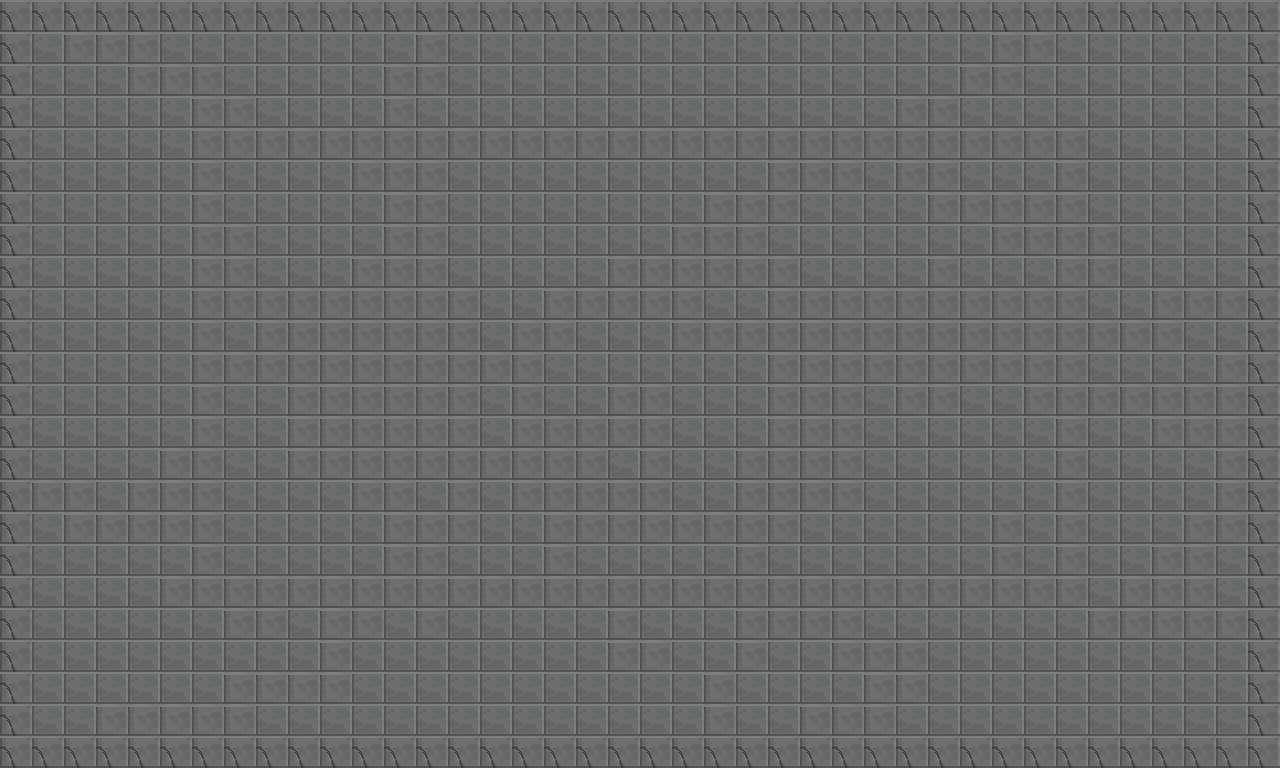

This game map was drawn from its Tiled (.tmx) file and the tilesets committed beside it. A one-line description and the full map source follow:
An orthogonal 40x24 tile map with 32x32 px tiles, 1 tile layer (Tile Layer 1) and 4 objects (4x wall).

<map version="1.10" tiledversion="1.11.0" orientation="orthogonal" renderorder="right-down" width="40" height="24" tilewidth="32" tileheight="32" infinite="0" nextlayerid="3" nextobjectid="8">
<tileset firstgid="1" tilewidth="32" tileheight="32" tilecount="4" columns="4">
 <image source="PreviewTile.png" />
</tileset>
 <layer id="1" name="Tile Layer 1" width="40" height="24">
  <data encoding="csv">
1,1,1,1,1,1,1,1,1,1,1,1,1,1,1,1,1,1,1,1,1,1,1,1,1,1,1,1,1,1,1,1,1,1,1,1,1,1,1,1,
1,4,2,2,2,4,4,4,4,4,4,4,4,2,4,4,4,4,4,4,4,4,4,4,4,4,4,4,4,4,4,2,2,4,4,4,4,4,4,1,
1,4,4,4,2,2,2,4,4,4,4,4,2,2,4,4,4,4,4,4,4,4,4,4,4,4,4,4,4,4,2,2,4,4,4,4,4,4,4,1,
1,4,4,4,4,4,2,2,4,4,4,4,2,4,4,4,4,4,4,4,4,4,4,4,4,4,4,4,2,2,4,4,4,4,4,4,4,4,4,1,
1,4,4,4,4,4,2,2,2,2,2,2,2,2,2,2,2,2,2,2,2,2,2,2,2,2,2,2,2,2,2,2,2,2,4,4,4,4,4,1,
1,4,4,4,4,4,2,4,4,4,4,2,2,2,4,4,4,4,4,4,4,4,4,4,2,2,2,4,2,2,4,4,4,2,4,4,4,4,4,1,
1,4,4,4,4,4,2,4,4,4,4,4,2,2,4,4,4,4,4,4,4,4,2,2,2,4,4,4,4,2,2,2,2,2,4,4,4,4,4,1,
1,4,4,4,4,4,2,2,4,4,4,4,2,2,4,4,4,4,4,4,4,2,2,2,4,4,4,4,4,4,4,2,2,2,2,4,4,4,4,1,
1,4,4,4,4,4,2,2,4,4,4,2,2,2,4,4,4,4,4,2,2,2,2,2,2,4,4,4,4,2,4,4,4,2,2,4,4,4,4,1,
1,4,4,4,4,4,2,2,2,2,2,2,2,2,2,4,4,2,2,2,2,2,4,4,2,2,2,2,2,2,2,2,2,2,4,4,2,2,2,1,
1,4,4,4,4,4,2,4,2,2,2,2,2,2,2,4,2,2,4,4,4,2,2,2,2,2,2,2,2,2,2,2,2,2,2,2,2,4,4,1,
1,4,4,4,4,4,2,2,2,2,2,2,2,2,2,2,2,4,4,4,4,4,4,4,2,2,2,2,2,2,2,2,2,2,4,4,4,4,2,1,
1,4,4,4,4,4,2,4,4,2,2,2,2,2,2,4,2,4,4,2,2,4,4,4,2,2,2,4,2,2,4,4,2,2,2,2,2,2,2,1,
1,4,4,4,4,4,2,4,4,2,2,2,2,2,2,4,2,2,2,2,2,4,4,4,2,2,2,4,4,4,4,4,4,2,4,4,2,2,2,1,
1,4,4,4,4,2,2,4,4,2,2,2,2,2,2,2,2,2,2,4,2,4,4,2,2,2,2,4,4,4,4,4,4,2,4,4,4,4,2,1,
1,2,2,4,2,2,2,4,4,4,4,2,2,4,2,4,2,2,2,2,2,4,4,2,2,2,2,4,4,4,4,4,4,2,4,4,4,4,2,1,
1,4,2,2,2,2,2,4,4,4,4,4,2,2,2,4,4,2,2,2,2,2,2,2,2,4,4,4,4,4,4,2,4,2,4,4,4,2,2,1,
1,4,4,4,4,4,2,4,4,4,4,4,2,2,4,4,4,2,4,4,4,4,4,2,4,4,4,4,4,4,4,2,4,2,4,4,2,2,4,1,
1,4,4,4,4,2,2,2,2,2,2,2,2,2,2,2,2,2,2,2,2,2,2,2,2,2,2,2,2,2,2,2,2,2,4,2,2,2,4,1,
1,4,4,4,4,4,4,2,2,4,2,2,4,2,4,4,4,4,4,2,4,4,4,2,2,2,2,4,4,4,4,4,4,4,2,2,2,2,2,1,
1,4,4,4,4,4,4,4,4,4,2,4,4,4,4,4,4,4,4,2,2,4,4,2,4,4,2,2,2,4,4,4,4,4,4,4,4,4,4,1,
1,4,4,4,4,4,4,2,2,2,2,4,4,4,4,4,4,4,4,4,4,4,2,4,4,4,4,2,2,4,4,4,4,4,4,4,4,4,4,1,
1,4,4,2,2,2,2,2,4,4,4,4,4,4,4,4,4,4,4,4,4,4,2,4,4,2,2,2,4,4,4,4,4,4,4,4,4,4,4,1,
1,1,1,1,1,1,1,1,1,1,1,1,1,1,1,1,1,1,1,1,1,1,1,1,1,1,1,1,1,1,1,1,1,1,1,1,1,1,1,1
</data>
 </layer>
 <objectgroup id="2" name="Object Layer 1">
  <object id="10" type="wall" x="1.62138" y="0" width="1277.65" height="30.8063" />
  <object id="11" type="wall" x="1250.09" y="32.4276" width="27.5635" height="731.243" />
  <object id="12" type="wall" x="8.10691" y="729.622" width="1240.36" height="37.2918" />
  <object id="13" type="wall" x="0" y="37.2918" width="34.049" height="689.087" />
 </objectgroup>
</map>